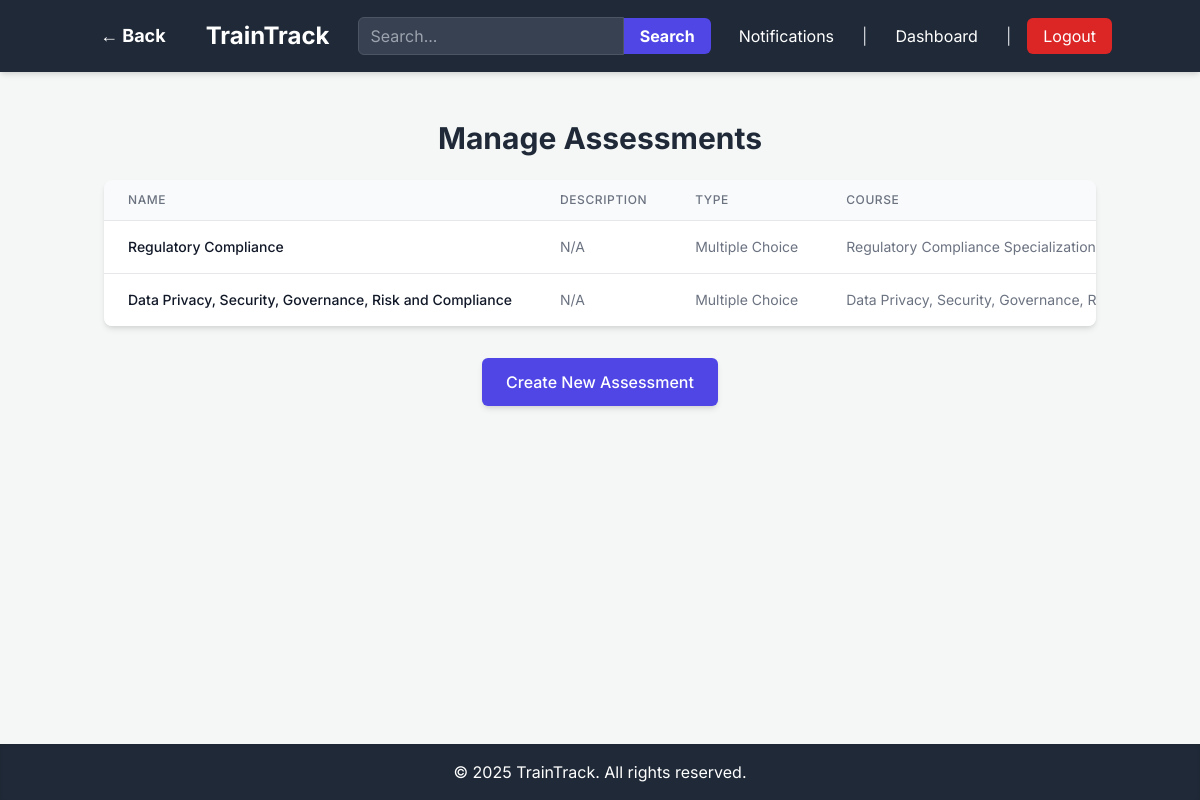
Screenshot of /admin/assessments (signed in) with the database file from the repository.
### app.py (models this page shows, shortened)
class Assessment(db.Model):
    id = db.Column(db.Integer, primary_key=True)
    name = db.Column(db.String(120), nullable=False)
    description = db.Column(db.Text, nullable=True)
    type = db.Column(db.String(50), nullable=False) # e.g., 'multiple_choice', 'open_ended'
    course_id = db.Column(db.Integer, db.ForeignKey('course.id'), nullable=True) # Optional: if part of a course
    created_at = db.Column(db.DateTime, default=datetime.utcnow)
    created_by_id = db.Column(db.Integer, db.ForeignKey('user.id'), nullable=False) # Admin who created it
    questions = db.relationship('Question', backref='assessment', lazy=True)
    assignments = db.relationship('Assignment', backref='assessment', lazy=True)

class Course(db.Model):
    id = db.Column(db.Integer, primary_key=True)
    name = db.Column(db.String(120), nullable=False)
    description = db.Column(db.Text, nullable=True)
    course_link = db.Column(db.String(255), nullable=True) # New field for external link
    created_at = db.Column(db.DateTime, default=datetime.utcnow)
    created_by_id = db.Column(db.Integer, db.ForeignKey('user.id'), nullable=False) # Admin who created it
    assessments = db.relationship('Assessment', backref='course', lazy=True)
    assignments = db.relationship('Assignment', backref='course', lazy=True)
    modules = db.relationship('Module', backref='course', lazy=True) # New relationship for modules

### app.py (the view)
@app.route('/admin/assessments')
@login_required
@admin_required
def admin_view_assessments():
    current_year = datetime.now().year
    assessments = Assessment.query.all()
    return render_template('admin/view_assessments.html', title='Manage Assessments', assessments=assessments, current_year=current_year)

### app.py (called while the page is built)
def role_required(role):
    def decorator(f):
        @wraps(f)
        def decorated_function(*args, **kwargs):
            if not current_user.is_authenticated or current_user.role != role:
                flash('You do not have permission to access this page.', 'danger')
                return redirect(url_for('dashboard')) # Redirect to dashboard or login
            return f(*args, **kwargs)
        return decorated_function
    return decorator

@login_manager.user_loader
def load_user(user_id):
    return User.query.get(int(user_id))

@app.context_processor
def inject_unread_notifications_count():
    if current_user.is_authenticated:
        unread_count = Notification.query.filter_by(recipient_id=current_user.id, is_read=False).count()
        return dict(unread_notifications_count=unread_count)
    return dict(unread_notifications_count=0)

### templates/admin/view_assessments.html (shortened to what this page needs)
{% extends "base.html" %}
{% block content %}
    <h1 class="text-3xl font-bold text-gray-800 mb-6 text-center">Manage Assessments</h1>
    {% if assessments %}
        <div class="overflow-x-auto bg-white rounded-lg shadow-md">
            <table class="min-w-full divide-y divide-gray-200">
                <thead class="bg-gray-50">
                    <tr>
                        <th scope="col" class="px-6 py-3 text-left text-xs font-medium text-gray-500 uppercase tracking-wider">
                            Name
                        </th>
                        <th scope="col" class="px-6 py-3 text-left text-xs font-medium text-gray-500 uppercase tracking-wider">
                            Description
                        </th>
                        <th scope="col" class="px-6 py-3 text-left text-xs font-medium text-gray-500 uppercase tracking-wider">
                            Type
                        </th>
                        <th scope="col" class="px-6 py-3 text-left text-xs font-medium text-gray-500 uppercase tracking-wider">
                            Course
                        </th>
                    </tr>
                </thead>
                <tbody class="bg-white divide-y divide-gray-200">
                    {% for assessment in assessments %}
                    <tr>
                        <td class="px-6 py-4 whitespace-nowrap text-sm font-medium text-gray-900">
                            {{ assessment.name }}
                        </td>
                        <td class="px-6 py-4 whitespace-nowrap text-sm text-gray-500">
                            {{ assessment.description if assessment.description else 'N/A' }}
                        </td>
                        <td class="px-6 py-4 whitespace-nowrap text-sm text-gray-500">
                            {{ assessment.type.replace('_', ' ').title() }}
                        </td>
                        <td class="px-6 py-4 whitespace-nowrap text-sm text-gray-500">
                            {{ assessment.course.name if assessment.course else 'Standalone' }}
                        </td>
                    </tr>
                    {% endfor %}
                </tbody>
            </table>
        </div>
    {% else %}
        <p class="text-center text-gray-600 text-lg">No assessments found. <a href="{{ url_for('create_assessment') }}" class="text-indigo-600 hover:underline">Create one now!</a></p>
    {% endif %}
    <div class="mt-8 text-center">
        <a href="{{ url_for('create_assessment') }}" class="inline-block bg-indigo-600 text-white px-6 py-3 rounded-md font-medium hover:bg-indigo-700 transition duration-300 shadow-md">
            Create New Assessment
        </a>
    </div>
{% endblock %}

### templates/base.html (style rules this page uses)
body { font-family: 'Inter', sans-serif; background-color: #f4f7f6; }

### rows the page displays
Assessment: name "Regulatory Compliance", description "N/A", type.replace "Multiple Choice", course "Regulatory Compliance Specialization"
Assessment: name "Data Privacy, Security, Governance, Risk and Compliance", description "N/A", type.replace "Multiple Choice", course "Data Privacy, Security, Governance,…"
